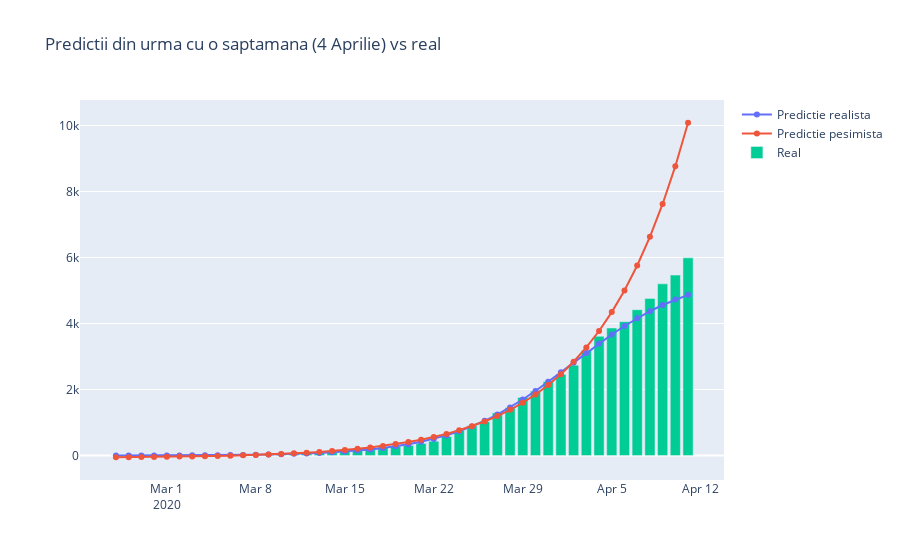
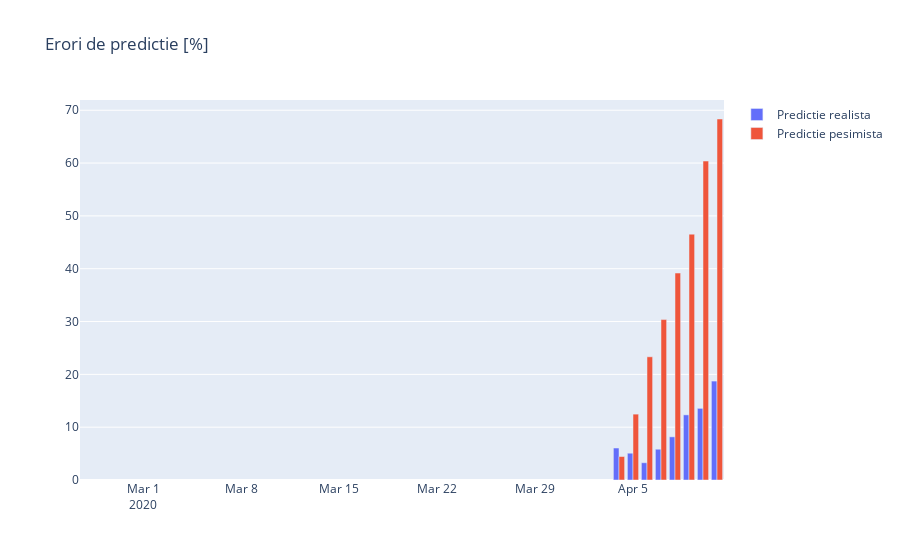

The code cell stored with these charts, in order, in its notebook:
### Code cell
compare_predictions(38, pacienti, 'Predictii din urma cu o saptamana (4 Aprilie) vs real')
compare_predictions(31, pacienti, 'Predictii din urma cu doua saptamani (28 Martie) vs real')
